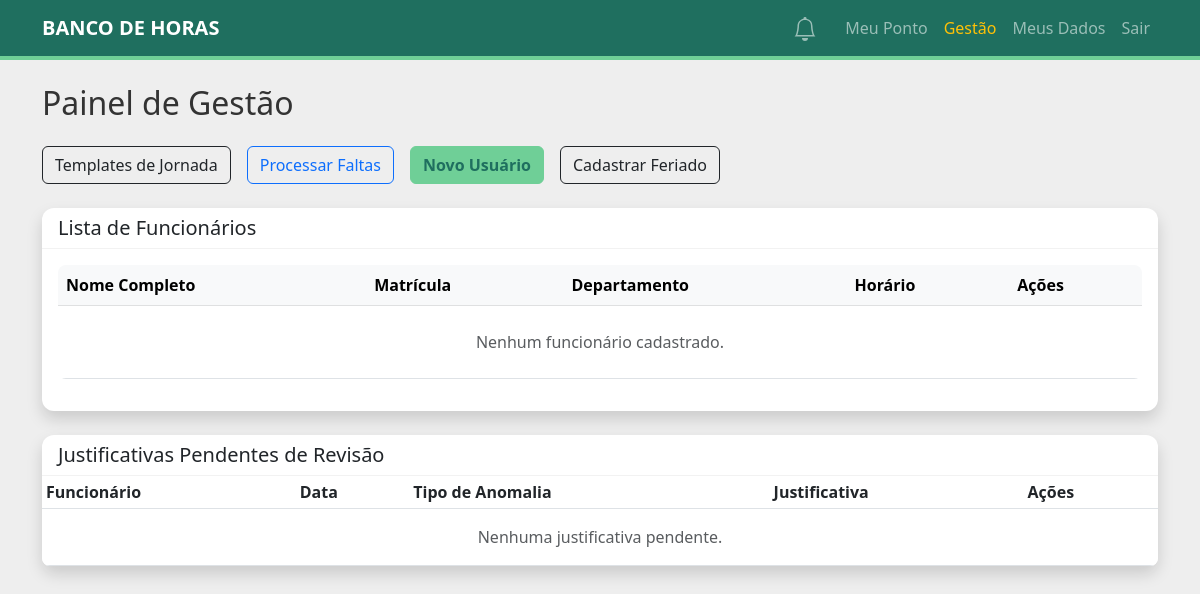
The app's page /management (signed in), older data.
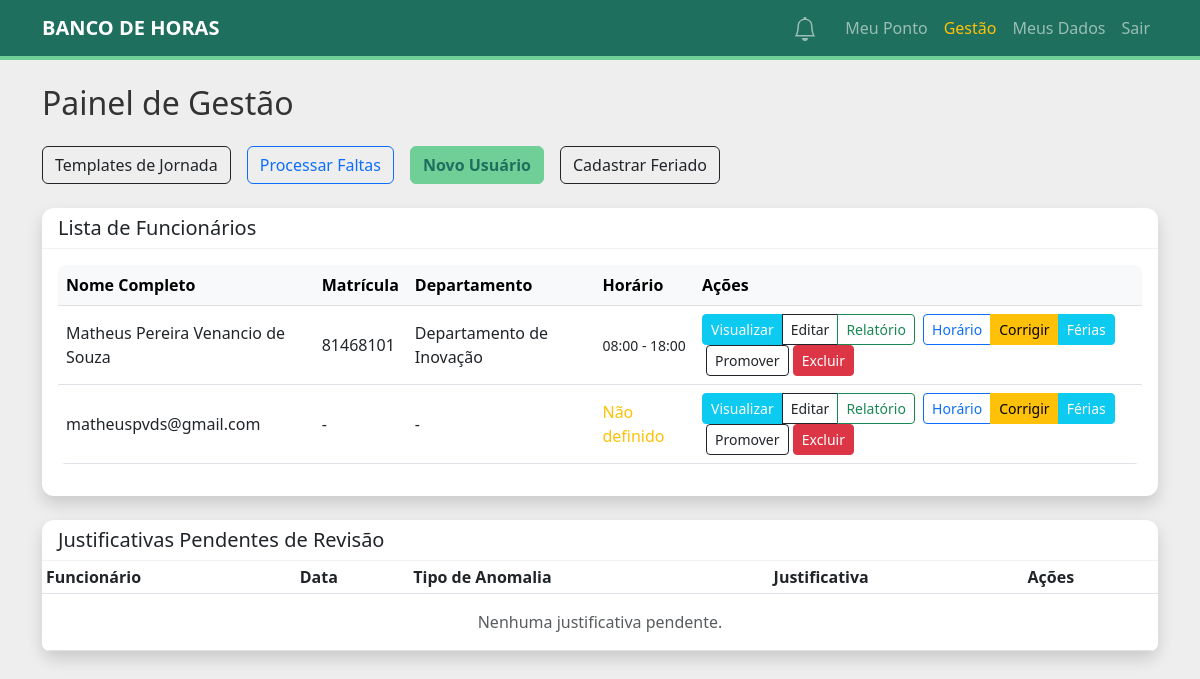
The same page, newer data.
### src/domain/model.py (models this page shows, shortened)
class User:
    @property
    def is_profile_complete(self) -> bool:
        return self.profile.is_complete()
    @property
    def unread_notifications_count(self) -> int:
        return sum(1 for n in self.notifications if not n.is_read)

@dataclass
class WorkSchedule:
    user_id: int
    expected_arrival: time
    expected_lunch_start: time
    expected_lunch_end: time
    expected_departure: time
    tolerance_minutes: int = 15
    schedule_id: Optional[int] = None

### src/entrypoints/flask_app.py (the view)
@app.route("/management")
@login_required
def management_panel():
    if current_user.role not in ["manager", "admin"]:
        flash("Acesso restrito.", "danger")
        return redirect(url_for("dashboard"))
    uow = SqlAlchemyUnitOfWork()
    with uow:
        employees = services.get_all_employees(uow)
        return render_template("manager_dashboard.html", employees=employees, today=date.today())

### src/adapters/repository.py (called while the page is built)
    def get_user_by_id(self, user_id: int) -> Optional[User]:
        return self.session.query(User).filter_by(user_id=user_id).first()

    def list_employees(self) -> List[User]:
        return self.session.query(User).filter_by(role=UserRole.EMPLOYEE).all()

### src/domain/model.py (called while the page is built)
    def is_complete(self) -> bool:
        return all([
            self.registration_number,
            self.cpf,
            self.department,
            self.position,
            self.secretariat,
            self.full_name
        ])

### src/entrypoints/flask_app.py (called while the page is built)
@login_manager.user_loader
def load_user(user_id):
    uow = SqlAlchemyUnitOfWork()
    with uow:
        user = uow.users.get_user_by_id(int(user_id))
        if user:
            return AuthenticatedUser(user)
    return None

@app.context_processor
def inject_notifications():
    if current_user.is_authenticated:
        uow = SqlAlchemyUnitOfWork()
        with uow:
            user = uow.users.get_user_by_id(current_user.id)
            if user:
                return {
                    "user_notifs": user.notifications[:20],
                    "user_notifs_count": user.unread_notifications_count
                }
    return {"user_notifs": [], "user_notifs_count": 0}

### src/service_layer/services.py (called while the page is built)
def get_all_employees(uow: AbstractUnitOfWork) -> List[User]:
    with uow:
        return uow.users.list_employees()

### src/service_layer/unit_of_work.py (called while the page is built)
    def __enter__(self):
        return self

    def __exit__(self, *args):
        self.rollback()

    def __enter__(self):
        if self._nested_count == 0:
            self.session: Session = self.session_factory()
            self.users = SqlAlchemyRepository(self.session)
        self._nested_count += 1
        return super().__enter__()

    def __exit__(self, *args):
        self._nested_count -= 1
        if self._nested_count == 0:
            super().__exit__(*args)
            self.session.close()
        else:
            pass

    def rollback(self):
        self.session.rollback()

### src/entrypoints/templates/manager_dashboard.html (shortened to what this page needs)
{% extends "base.html" %}
{% block content %}
<div class="d-flex justify-content-between align-items-center mb-4">
    <h2 class="mb-0">Painel de Gestão</h2>
</div>
<div class="d-grid gap-2 mb-4 d-flex flex-wrap">
        <a href="{{ url_for('manage_journeys') }}" class="btn btn-outline-dark me-2">Templates de Jornada</a>
        <button class="btn btn-outline-primary me-2" data-bs-toggle="modal" data-bs-target="#missingModal">Processar Faltas</button>
        <a href="{{ url_for('register') }}" class="btn btn-success me-2">Novo Usuário</a>
        <button class="btn btn-outline-dark" data-bs-toggle="modal" data-bs-target="#holidayModal">Cadastrar Feriado</button>
</div>
<div class="card shadow mb-4">
    <div class="card-header bg-white">
        <h5 class="mb-0">Lista de Funcionários</h5>
    </div>
    <div class="card-body">
        <div class="table-responsive">
            <table class="table table-hover align-middle">
                <thead class="table-light">
                    <tr>
                        <th>Nome Completo</th>
                        <th>Matrícula</th>
                        <th>Departamento</th>
                        <th>Horário</th>
                        <th>Ações</th>
                    </tr>
                </thead>
                <tbody>
                    {% for employee in employees %}
                        <tr>
                            <td>{{ employee.profile.full_name or employee.email }}</td>
                            <td>{{ employee.profile.registration_number or '-' }}</td>
                            <td>{{ employee.profile.department or '-' }}</td>
                            <td>
                                {% if employee.work_schedule %}
                                    <small>{{ employee.work_schedule.expected_arrival.strftime('%H:%M') }} - {{ employee.work_schedule.expected_departure.strftime('%H:%M') }}</small>
                                {% else %}
                                    <span class="text-warning">Não definido</span>
                                {% endif %}
                            </td>
                            <td>
                                <div class="btn-group">
                                    <a href="{{ url_for('view_employee_logs', employee_id=employee.user_id) }}" class="btn btn-sm btn-info text-white">Visualizar</a>
                                    <a href="{{ url_for('edit_employee', employee_id=employee.user_id) }}" class="btn btn-sm btn-outline-dark">Editar</a>
                                    <a href="{{ url_for('download_report', user_id=employee.user_id) }}" class="btn btn-sm btn-outline-success">Relatório</a>
                                </div>
                                <div class="btn-group ms-1">
                                    <a href="{{ url_for('set_schedule', employee_id=employee.user_id) }}" class="btn btn-sm btn-outline-primary">Horário</a>
                                    <a href="{{ url_for('fix_ponto', employee_id=employee.user_id) }}" class="btn btn-sm btn-warning">Corrigir</a>
                                    <button class="btn btn-sm btn-info text-white" data-bs-toggle="modal" data-bs-target="#vacationModal{{ employee.user_id }}">Férias</button>
                                </div>
                                <form action="{{ url_for('promote_user', user_id=employee.user_id) }}" method="POST" class="d-inline ms-1">
                                    <button type="submit" class="btn btn-sm btn-outline-dark" onclick="return confirm('Deseja promover este funcionário a GESTOR?')">Promover</button>
                                </form>
                                <form action="{{ url_for('delete_user', user_id=employee.user_id) }}" method="POST" class="d-inline">
                                    <button type="submit" class="btn btn-sm btn-danger" onclick="return confirm('Tem certeza que deseja excluir este usuário?')">Excluir</button>
                                </form>
                            </td>
                        </tr>
                    {% else %}
                        <tr>
                            <td colspan="5" class="text-center text-muted py-4">Nenhum funcionário cadastrado.</td>
                        </tr>
                    {% endfor %}
                </tbody>
            </table>
        </div>
    </div>
</div>
<div class="card shadow border-warning mb-4">
    <div class="card-header bg-warning text-dark">
        <h5 class="mb-0">Justificativas Pendentes de Revisão</h5>
    </div>
    <div class="card-body p-0">
        <div class="table-responsive">
            <table class="table table-sm align-middle mb-0">
                <thead>
                    <tr>
                        <th>Funcionário</th>
                        <th>Data</th>
                        <th>Tipo de Anomalia</th>
                        <th>Justificativa</th>
                        <th>Ações</th>
                    </tr>
                </thead>
                <tbody>
                    {% set pending_justs = namespace(found=false) %}
                    {% if not pending_justs.found %}
                        <tr>
                            <td colspan="5" class="text-center py-3 text-muted">Nenhuma justificativa pendente.</td>
                        </tr>
                    {% endif %}
                </tbody>
            </table>
        </div>
    </div>
</div>
{% endblock %}

### src/entrypoints/templates/base.html (shortened to what this page needs)
<!DOCTYPE html>
<html lang="pt-br">
<head>
    <link href="https://cdn.jsdelivr.net/npm/bootstrap@5.3.0/dist/css/bootstrap.min.css" rel="stylesheet">
    <link rel="stylesheet" href="{{ url_for('static', filename='style.css') }}">
</head>
<body>
    <nav class="navbar navbar-expand-lg navbar-dark mb-4">
        <div class="container">
            <a class="navbar-brand fw-bold" href="{{ url_for('index') }}">BANCO DE HORAS</a>
            <div class="collapse navbar-collapse" id="navbarNav">
                <div class="navbar-nav ms-auto align-items-center">
                    {% if current_user.is_authenticated %}
                        <div class="nav-item dropdown me-3">
                            <a class="nav-link position-relative p-1" href="#" id="notifDropdown" role="button" data-bs-toggle="modal" data-bs-target="#notifModal" onclick="markRead()">
                            </a>
                        </div>
                        <a class="nav-link" href="{{ url_for('dashboard') }}">Meu Ponto</a>
                        {% if current_user.role in ['manager', 'admin'] %}
                            <a class="nav-link text-warning" href="{{ url_for('management_panel') }}">Gestão</a>
                        {% endif %}
                        <a class="nav-link" href="{{ url_for('profile') }}">Meus Dados</a>
                        <a class="nav-link" href="{{ url_for('logout') }}">Sair</a>
                    {% else %}
                        <a class="nav-link" href="{{ url_for('login') }}">Login</a>
                    {% endif %}
                </div>
            </div>
        </div>
    </nav>
    <div class="container">
        {% block content %}{% endblock %}
    </div>
</body>
</html>

### src/entrypoints/static/style.css (style rules this page uses)
:root { --bg-color: #EEEEEE; --primary-mint: #6FCF97; --secondary-teal: #2FA084; --dark-accent: #1F6F5F; --text-dark: #333333; --white: #ffffff; }
body { background-color: var(--bg-color); color: var(--text-dark); font-family: 'Segoe UI', Tahoma, Geneva, Verdana, sans-serif; }
.navbar { background-color: var(--dark-accent) !important; border-bottom: 4px solid var(--primary-mint); }
.card { border: none; border-radius: 12px; background-color: var(--white); transition: transform 0.2s; }
.card-header { background-color: transparent !important; border-bottom: 1px solid rgba(0,0,0,0.05); font-weight: 600; }
.btn-success { background-color: var(--primary-mint); border-color: var(--primary-mint); color: var(--dark-accent); font-weight: 600; }
.table { background-color: var(--white); border-radius: 8px; overflow: hidden; }

Row changes from the older to the newer data that the page shows:
added User: profile "Matheus Pereira Venancio de Souza", profile "81468101", profile "Departamento de Inovação", work_schedule.expected_arrival "08:00", work_schedule.expected_departure "18:00"
added User: profile "matheuspvds@gmail.com", profile "-", shows "Não definido"
Text that changed along with them:
text no longer shown: "Nenhum funcionário cadastrado."
